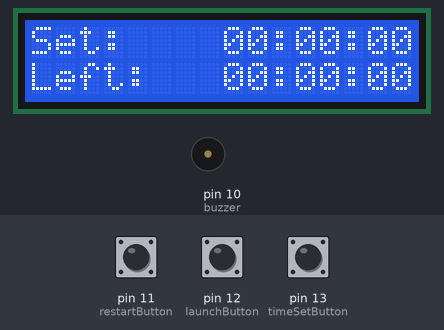
Simulated run of this sketch. Board: Arduino Uno, built with avr-gcc and run on an emulated ATmega328P. Parts: 16×2 character LCD, buzzer (waves = sounding, pin HIGH). Inputs (shaded band) come from the test bench; at power-on: pin 13 (timeSetButton) HIGH, pin 12 (launchButton) HIGH, pin 11 (restartButton) HIGH. What the sketch prints to the serial monitor is not drawn.

Above: at 1.2 s.
1.3 s: pin 13 (timeSetButton) pulled LOW for 0.15 s
At 2.2 s:
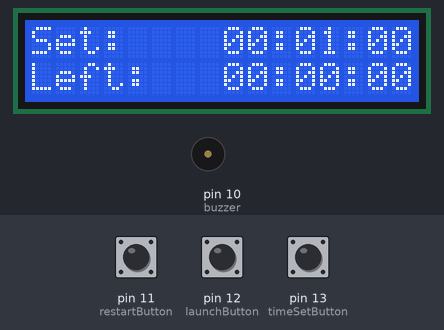
2.9 s: pin 12 (launchButton) pulled LOW for 0.15 s
At 3.4 s:
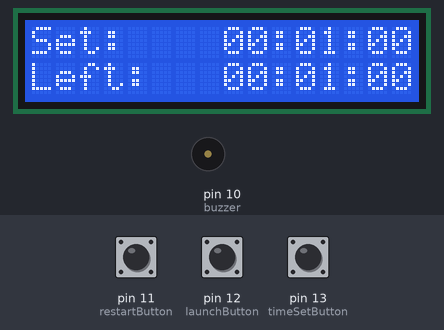
5.4 s: pin 11 (restartButton) pulled LOW for 0.15 s
At 6.6 s:
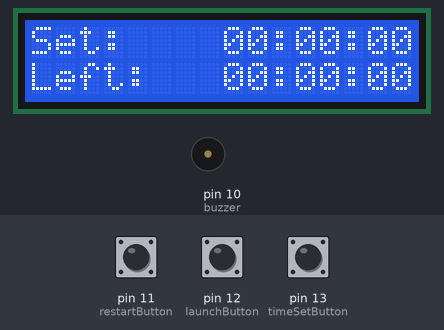
Timing chart, 0 to 8.4 s (numbered marks = the images above; inputs shaded):
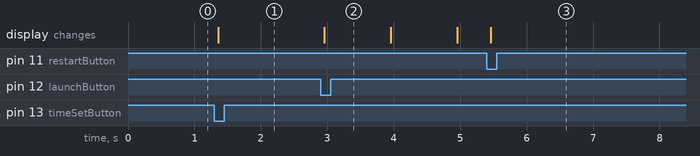

The sketch:

minutnik.ino
```cpp
#include <LiquidCrystal.h>
#define restartButton 11
#define launchButton 12
#define timeSetButton 13
#define buzzer 10
LiquidCrystal lcd(2,3,4,5,6,7);

unsigned long debounceDelay = 50;

//RestartButton:
unsigned long lastRestartButtonTrigger = 0;
int restartButtonReading;
int lastRestartButtonState = HIGH;
int restartButtonState = HIGH;

//LaunchButton:
unsigned long lastLaunchButtonTrigger = 0;
int launchButtonReading;
int lastLaunchButtonState = HIGH;
int launchButtonState = HIGH;

//TimeSetButton:
unsigned long lastTimeSetButtonTrigger = 0;
int timeSetButtonReading;
int lastTimeSetButtonState = HIGH;
int timeSetButtonState = HIGH;

//Time set in seconds:
unsigned long masterTime = 0;
unsigned long lastTimerTrigger = 0;
int timeDifference = 60;
int timeSet = 0;
int timeLeft = 0;

//Buzzer
unsigned long buzzerDelay = 200;
unsigned long lastBuzzerTrigger = 0;
int buzzerState = LOW;
boolean buzzerON = false;

boolean timerON = false;


//takes both timeSet and timeLeft and shows bot times on LCD screen
void showTimeSet(int timeSet, int timeLeft){
  int secondsSet = 0;
  int minutesSet = 0;
  int hoursSet = 0;

  int secondsLeft = 0;
  int minutesLeft = 0;
  int hoursLeft = 0;

  hoursSet = timeSet / 3600;
  minutesSet = (timeSet - hoursSet*3600) / 60;
  secondsSet= (timeSet - hoursSet*3600 - minutesSet*60);

  hoursLeft = timeLeft / 3600;
  minutesLeft = (timeLeft - hoursLeft*3600) / 60;
  secondsLeft = (timeLeft - hoursLeft*3600 - minutesLeft*60);

  printLcdGrid(hoursSet, minutesSet, secondsSet, hoursLeft, minutesLeft, secondsLeft);
}

//it is used by showTimeSet function as template for printing each times
void printLcdGrid(int hoursSet, int minutesSet, int secondsSet, int hoursLeft, int minutesLeft, int secondsLeft){
  lcd.setCursor(0,0);
  lcd.print("Set: ");

  //printing hours
  if(hoursSet / 10 == 0){
    lcd.setCursor(8,0);
    lcd.print("0");
    lcd.setCursor(9,0);
    lcd.print(hoursSet);
  }
  else{
    lcd.setCursor(8,0);
    lcd.print(hoursSet);
  }

  lcd.setCursor(10,0);
  lcd.print(":");

  //printing minutes
  if(minutesSet / 10 == 0){
    lcd.setCursor(11,0);
    lcd.print("0");
    lcd.setCursor(12,0);
    lcd.print(minutesSet);
  }
  else{
    lcd.setCursor(11,0);
    lcd.print(minutesSet);
  }

  lcd.setCursor(13,0);
  lcd.print(":");

  //printing seconds
  if(secondsSet / 10 == 0){
    lcd.setCursor(14,0);
    lcd.print("0");
    lcd.setCursor(15,0);
    lcd.print(secondsSet);
  }
  else{
    lcd.setCursor(14,0);
    lcd.print(secondsSet);
  }
  //------------------------------------------
  //printing time that left

  lcd.setCursor(0,1);
  lcd.print("Left: ");

  //printing hours
  if(hoursLeft / 10 == 0){
    lcd.setCursor(8,1);
    lcd.print("0");
    lcd.setCursor(9,1);
    lcd.print(hoursLeft);
  }
  else{
    lcd.setCursor(8,1);
    lcd.print(hoursLeft);
  }

  lcd.setCursor(10,1);
  lcd.print(":");

  //printing minutes
  if(minutesLeft / 10 == 0){
    lcd.setCursor(11,1);
    lcd.print("0");
    lcd.setCursor(12,1);
    lcd.print(minutesLeft);
  }
  else{
    lcd.setCursor(11,1);
    lcd.print(minutesLeft);
  }

  lcd.setCursor(13,1);
  lcd.print(":");

  //printing seconds
  if(secondsLeft / 10 == 0){
    lcd.setCursor(14,1);
    lcd.print("0");
    lcd.setCursor(15,1);
    lcd.print(secondsLeft);
  }
  else{
    lcd.setCursor(14,1);
    lcd.print(secondsLeft);
  }
}


void setup(){
  Serial.begin(9600);
  lcd.begin(16,2);

  pinMode(timeSetButton, INPUT_PULLUP);
  pinMode(launchButton, INPUT_PULLUP);
  pinMode(restartButton, INPUT_PULLUP);
  pinMode(buzzer, OUTPUT);

  showTimeSet(0, 0);
}

void loop(){
  masterTime = millis();
  if(timerON == false){
    lastTimerTrigger = masterTime;
  }
  //if timer is on (timeLeft != 0) we cannot change timSet - reading of set buttons are blocked by if statement
  if(timeLeft == 0){
    timeSetButtonReading = digitalRead(timeSetButton);
  }
  launchButtonReading = digitalRead(launchButton);
  restartButtonReading = digitalRead(restartButton);


  //time set button code
  if(timeSetButtonReading != lastTimeSetButtonState){
    lastTimeSetButtonTrigger = millis();
  }

  if(millis() - lastTimeSetButtonTrigger > debounceDelay){

    if(timeSetButtonReading != timeSetButtonState){
      timeSetButtonState = timeSetButtonReading;
      //if tieSetButton is pressed then both timer and buzzer are turned OFF
      if(timeSetButtonState == LOW){
        buzzerON = false;
        timerON = false;
        digitalWrite(buzzer, LOW);
        timeSet += timeDifference;
        timeLeft = 0;
        showTimeSet(timeSet, timeLeft);
      }
    }
  }

  //launch button
  if(launchButtonReading != lastLaunchButtonState){
    lastLaunchButtonTrigger = millis();
  }

  if(millis() - lastLaunchButtonTrigger > debounceDelay){

    if(launchButtonReading != launchButtonState){
      launchButtonState = launchButtonReading;

      if(launchButtonState == LOW && timeSet != 0){
        //turns time to on/off
        timerON = !timerON;
        buzzerON = false;
        digitalWrite(buzzer, LOW);

        //if timer is on and timeLeft is 0 then print both times: timeSet, timeLeft
        //it works for time setting, which means when timeLeft == 0
        if(timerON == true && timeLeft == 0){
          timeLeft = timeSet;
          Serial.println("Start");

          showTimeSet(timeSet,timeLeft);
        }

        //if timer is on, but time left != 0
        //it works when we want to start the timer after stoping it previously
        else if(timerON == true && timeLeft != 0){
          Serial.println("Start");
          showTimeSet(timeSet,timeLeft);
        }
      }
    }
  }

  //restart button
  if(restartButtonReading != lastRestartButtonState){
    lastRestartButtonTrigger = millis();
  }

  if(millis() - lastRestartButtonTrigger > debounceDelay){

    if(restartButtonReading != restartButtonState){
      restartButtonState = restartButtonReading;

      if(restartButtonState == LOW){
        buzzerON = false;
        timerON = false;
        digitalWrite(buzzer, LOW);

        //if time left is != 0 then we set bot timeSet and timeLeft to 0
        if(timeLeft != 0){
          //timerON = false;
          timeSet = 0;
          timeLeft = 0;
          showTimeSet(timeSet,timeLeft);
          Serial.println("reset");
        }
        //if timeLeft is 0 we are able to decrease timeSet by timeDefference (default - 60 s)
        else if(timeLeft == 0){
          if(timeSet>0){
            timeSet -= timeDifference;
            showTimeSet(timeSet,timeLeft);
          }
        }
      }
    }
  }

  //seconds counter
  //if timer is on then timeLeft will decrease by 1 second every second. If the timeLeft is 0, then the buzzer will alarm
  if(timerON == true){
    if(masterTime - lastTimerTrigger >= 1000){

      if(timeLeft > 0){
        timeLeft -= 1;
      }
     //if timeLeft = 0 then the buzzer will turn ON. We can turn the buzzer OFF  by clicking any button
      else{
        buzzerON = true;
      }
      showTimeSet(timeSet, timeLeft);
      lastTimerTrigger = masterTime;
    }
  }
  if(buzzerON == true){
    if(masterTime - lastBuzzerTrigger >= buzzerDelay){
      buzzerState = !buzzerState;
      digitalWrite(buzzer, buzzerState);
      lastBuzzerTrigger = masterTime;
    }
  }

  lastTimeSetButtonState = timeSetButtonReading;
  lastLaunchButtonState = launchButtonReading;
  lastRestartButtonState = restartButtonReading;
}
```

Measured:
- after the input at 1.3 s, the display: changes after 0.06 s (image 1)
- after the input at 2.9 s, the display: changes after 0.06 s (image 2)
